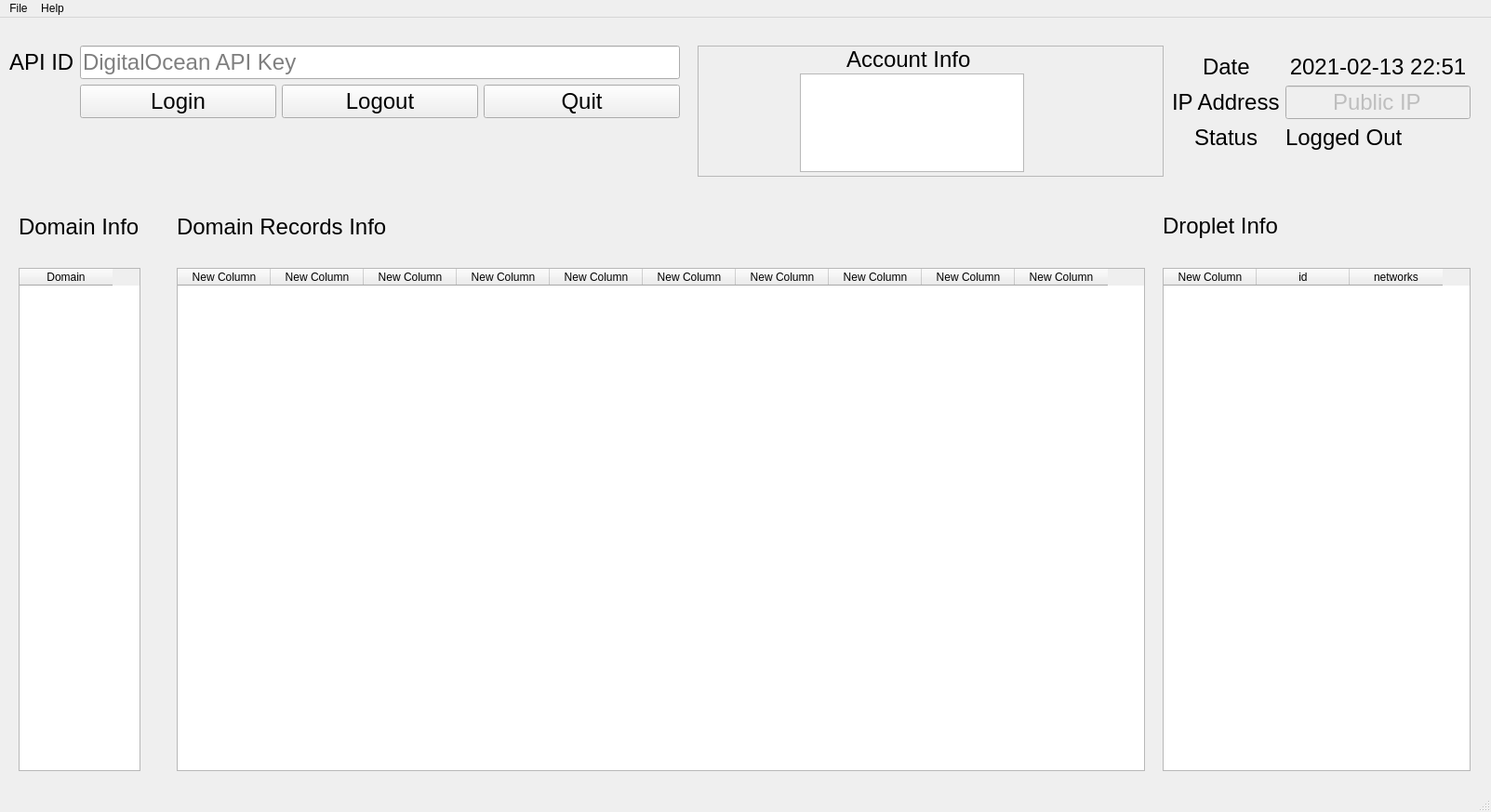
<?xml version="1.0" encoding="UTF-8"?>
<ui version="4.0">
 <class>MainWindow</class>
 <widget class="QMainWindow" name="MainWindow">
  <property name="geometry">
   <rect>
    <x>0</x>
    <y>0</y>
    <width>1603</width>
    <height>873</height>
   </rect>
  </property>
  <property name="sizePolicy">
   <sizepolicy hsizetype="Expanding" vsizetype="Expanding">
    <horstretch>0</horstretch>
    <verstretch>0</verstretch>
   </sizepolicy>
  </property>
  <property name="windowTitle">
   <string>Digital Ocean Python with PyQt5</string>
  </property>
  <widget class="QWidget" name="centralwidget">
   <widget class="QWidget" name="formLayoutWidget">
    <property name="geometry">
     <rect>
      <x>1260</x>
      <y>10</y>
      <width>321</width>
      <height>161</height>
     </rect>
    </property>
    <layout class="QFormLayout" name="formLayout">
     <property name="labelAlignment">
      <set>Qt::AlignCenter</set>
     </property>
     <property name="formAlignment">
      <set>Qt::AlignCenter</set>
     </property>
     <item row="0" column="1">
      <widget class="QLabel" name="currentDate">
       <property name="font">
        <font>
         <pointsize>18</pointsize>
        </font>
       </property>
       <property name="text">
        <string>2021-02-13 22:51</string>
       </property>
       <property name="alignment">
        <set>Qt::AlignCenter</set>
       </property>
      </widget>
     </item>
     <item row="1" column="0">
      <widget class="QLabel" name="iPAddressLabel">
       <property name="font">
        <font>
         <pointsize>18</pointsize>
        </font>
       </property>
       <property name="text">
        <string>IP Address</string>
       </property>
      </widget>
     </item>
     <item row="1" column="1">
      <widget class="QLineEdit" name="iPAddressLineEdit">
       <property name="enabled">
        <bool>false</bool>
       </property>
       <property name="font">
        <font>
         <pointsize>18</pointsize>
        </font>
       </property>
       <property name="text">
        <string>Public IP</string>
       </property>
       <property name="alignment">
        <set>Qt::AlignCenter</set>
       </property>
      </widget>
     </item>
     <item row="0" column="0">
      <widget class="QLabel" name="dateLabel">
       <property name="font">
        <font>
         <pointsize>18</pointsize>
        </font>
       </property>
       <property name="text">
        <string>Date</string>
       </property>
      </widget>
     </item>
     <item row="2" column="0">
      <widget class="QLabel" name="statusLabel">
       <property name="font">
        <font>
         <pointsize>18</pointsize>
        </font>
       </property>
       <property name="text">
        <string>Status</string>
       </property>
      </widget>
     </item>
     <item row="2" column="1">
      <widget class="QLabel" name="loginStatus">
       <property name="font">
        <font>
         <pointsize>18</pointsize>
        </font>
       </property>
       <property name="text">
        <string>Logged Out</string>
       </property>
      </widget>
     </item>
    </layout>
   </widget>
   <widget class="QWidget" name="layoutWidget">
    <property name="geometry">
     <rect>
      <x>10</x>
      <y>30</y>
      <width>721</width>
      <height>141</height>
     </rect>
    </property>
    <layout class="QFormLayout" name="formLayout_2">
     <item row="1" column="0">
      <widget class="QLabel" name="aPIIDLabel">
       <property name="font">
        <font>
         <pointsize>18</pointsize>
        </font>
       </property>
       <property name="text">
        <string>API ID</string>
       </property>
      </widget>
     </item>
     <item row="1" column="1">
      <widget class="QLineEdit" name="aPIIDLineEdit">
       <property name="enabled">
        <bool>true</bool>
       </property>
       <property name="font">
        <font>
         <pointsize>18</pointsize>
        </font>
       </property>
       <property name="autoFillBackground">
        <bool>false</bool>
       </property>
       <property name="text">
        <string/>
       </property>
       <property name="frame">
        <bool>true</bool>
       </property>
       <property name="readOnly">
        <bool>false</bool>
       </property>
       <property name="placeholderText">
        <string>DigitalOcean API Key</string>
       </property>
       <property name="clearButtonEnabled">
        <bool>false</bool>
       </property>
      </widget>
     </item>
     <item row="2" column="1">
      <layout class="QHBoxLayout" name="horizontalLayout">
       <item>
        <widget class="QPushButton" name="buttonLogin">
         <property name="enabled">
          <bool>true</bool>
         </property>
         <property name="font">
          <font>
           <pointsize>18</pointsize>
          </font>
         </property>
         <property name="text">
          <string>Login</string>
         </property>
        </widget>
       </item>
       <item>
        <widget class="QPushButton" name="buttonLogout">
         <property name="enabled">
          <bool>true</bool>
         </property>
         <property name="font">
          <font>
           <pointsize>18</pointsize>
          </font>
         </property>
         <property name="text">
          <string>Logout</string>
         </property>
        </widget>
       </item>
       <item>
        <widget class="QPushButton" name="buttonQuit">
         <property name="enabled">
          <bool>true</bool>
         </property>
         <property name="font">
          <font>
           <pointsize>18</pointsize>
          </font>
         </property>
         <property name="text">
          <string>Quit</string>
         </property>
        </widget>
       </item>
      </layout>
     </item>
    </layout>
   </widget>
   <widget class="QTableWidget" name="dropletInfo">
    <property name="geometry">
     <rect>
      <x>1250</x>
      <y>269</y>
      <width>331</width>
      <height>541</height>
     </rect>
    </property>
    <property name="sizePolicy">
     <sizepolicy hsizetype="Expanding" vsizetype="Expanding">
      <horstretch>0</horstretch>
      <verstretch>0</verstretch>
     </sizepolicy>
    </property>
    <property name="wordWrap">
     <bool>false</bool>
    </property>
    <column>
     <property name="text">
      <string>New Column</string>
     </property>
    </column>
    <column>
     <property name="text">
      <string>id</string>
     </property>
    </column>
    <column>
     <property name="text">
      <string>networks</string>
     </property>
    </column>
   </widget>
   <widget class="QLabel" name="aPIIDLabel_3">
    <property name="geometry">
     <rect>
      <x>1250</x>
      <y>209</y>
      <width>128</width>
      <height>29</height>
     </rect>
    </property>
    <property name="font">
     <font>
      <pointsize>18</pointsize>
     </font>
    </property>
    <property name="text">
     <string>Droplet Info</string>
    </property>
   </widget>
   <widget class="QLabel" name="aPIIDLabel_4">
    <property name="geometry">
     <rect>
      <x>20</x>
      <y>210</y>
      <width>131</width>
      <height>29</height>
     </rect>
    </property>
    <property name="font">
     <font>
      <pointsize>18</pointsize>
     </font>
    </property>
    <property name="text">
     <string>Domain Info</string>
    </property>
   </widget>
   <widget class="QTableWidget" name="domainInfo">
    <property name="geometry">
     <rect>
      <x>20</x>
      <y>269</y>
      <width>131</width>
      <height>541</height>
     </rect>
    </property>
    <property name="sizePolicy">
     <sizepolicy hsizetype="Expanding" vsizetype="Expanding">
      <horstretch>0</horstretch>
      <verstretch>0</verstretch>
     </sizepolicy>
    </property>
    <property name="wordWrap">
     <bool>false</bool>
    </property>
    <column>
     <property name="text">
      <string>Domain</string>
     </property>
    </column>
   </widget>
   <widget class="QTableWidget" name="tabledomainRecords">
    <property name="geometry">
     <rect>
      <x>190</x>
      <y>269</y>
      <width>1041</width>
      <height>541</height>
     </rect>
    </property>
    <property name="sizePolicy">
     <sizepolicy hsizetype="Expanding" vsizetype="Expanding">
      <horstretch>0</horstretch>
      <verstretch>0</verstretch>
     </sizepolicy>
    </property>
    <property name="wordWrap">
     <bool>false</bool>
    </property>
    <column>
     <property name="text">
      <string>New Column</string>
     </property>
    </column>
    <column>
     <property name="text">
      <string>New Column</string>
     </property>
    </column>
    <column>
     <property name="text">
      <string>New Column</string>
     </property>
    </column>
    <column>
     <property name="text">
      <string>New Column</string>
     </property>
    </column>
    <column>
     <property name="text">
      <string>New Column</string>
     </property>
    </column>
    <column>
     <property name="text">
      <string>New Column</string>
     </property>
    </column>
    <column>
     <property name="text">
      <string>New Column</string>
     </property>
    </column>
    <column>
     <property name="text">
      <string>New Column</string>
     </property>
    </column>
    <column>
     <property name="text">
      <string>New Column</string>
     </property>
    </column>
    <column>
     <property name="text">
      <string>New Column</string>
     </property>
    </column>
   </widget>
   <widget class="QLabel" name="labeldomainRecordsInfo">
    <property name="geometry">
     <rect>
      <x>190</x>
      <y>210</y>
      <width>1011</width>
      <height>29</height>
     </rect>
    </property>
    <property name="font">
     <font>
      <pointsize>18</pointsize>
     </font>
    </property>
    <property name="text">
     <string>Domain Records Info</string>
    </property>
   </widget>
   <widget class="QFrame" name="frame">
    <property name="geometry">
     <rect>
      <x>750</x>
      <y>30</y>
      <width>501</width>
      <height>141</height>
     </rect>
    </property>
    <property name="frameShape">
     <enum>QFrame::StyledPanel</enum>
    </property>
    <property name="frameShadow">
     <enum>QFrame::Raised</enum>
    </property>
    <widget class="QLabel" name="aPIIDLabel_2">
     <property name="geometry">
      <rect>
       <x>160</x>
       <y>0</y>
       <width>134</width>
       <height>29</height>
      </rect>
     </property>
     <property name="font">
      <font>
       <pointsize>18</pointsize>
      </font>
     </property>
     <property name="text">
      <string>Account Info</string>
     </property>
    </widget>
    <widget class="QTableWidget" name="accountInfo">
     <property name="geometry">
      <rect>
       <x>110</x>
       <y>30</y>
       <width>241</width>
       <height>106</height>
      </rect>
     </property>
     <property name="sizePolicy">
      <sizepolicy hsizetype="Expanding" vsizetype="Expanding">
       <horstretch>0</horstretch>
       <verstretch>0</verstretch>
      </sizepolicy>
     </property>
     <property name="focusPolicy">
      <enum>Qt::ClickFocus</enum>
     </property>
     <property name="sizeAdjustPolicy">
      <enum>QAbstractScrollArea::AdjustToContents</enum>
     </property>
     <property name="dragEnabled">
      <bool>true</bool>
     </property>
     <property name="wordWrap">
      <bool>false</bool>
     </property>
    </widget>
   </widget>
  </widget>
  <widget class="QMenuBar" name="menubar">
   <property name="geometry">
    <rect>
     <x>0</x>
     <y>0</y>
     <width>1603</width>
     <height>21</height>
    </rect>
   </property>
   <widget class="QMenu" name="menuFile">
    <property name="title">
     <string>File</string>
    </property>
    <addaction name="actionQuit"/>
   </widget>
   <widget class="QMenu" name="menuHelp">
    <property name="title">
     <string>Help</string>
    </property>
    <addaction name="actionAbout"/>
   </widget>
   <addaction name="menuFile"/>
   <addaction name="menuHelp"/>
  </widget>
  <widget class="QStatusBar" name="statusbar"/>
  <action name="actionQuit">
   <property name="text">
    <string>Quit</string>
   </property>
   <property name="shortcut">
    <string>Ctrl+Q</string>
   </property>
  </action>
  <action name="actionAbout">
   <property name="text">
    <string>About</string>
   </property>
  </action>
 </widget>
 <resources/>
 <connections>
  <connection>
   <sender>domainInfo</sender>
   <signal>currentCellChanged(int,int,int,int)</signal>
   <receiver>tabledomainRecords</receiver>
   <slot>clear()</slot>
   <hints>
    <hint type="sourcelabel">
     <x>108</x>
     <y>586</y>
    </hint>
    <hint type="destinationlabel">
     <x>899</x>
     <y>771</y>
    </hint>
   </hints>
  </connection>
  <connection>
   <sender>buttonLogout</sender>
   <signal>clicked()</signal>
   <receiver>domainInfo</receiver>
   <slot>clear()</slot>
   <hints>
    <hint type="sourcelabel">
     <x>460</x>
     <y>121</y>
    </hint>
    <hint type="destinationlabel">
     <x>113</x>
     <y>322</y>
    </hint>
   </hints>
  </connection>
  <connection>
   <sender>buttonLogout</sender>
   <signal>clicked()</signal>
   <receiver>dropletInfo</receiver>
   <slot>clear()</slot>
   <hints>
    <hint type="sourcelabel">
     <x>384</x>
     <y>122</y>
    </hint>
    <hint type="destinationlabel">
     <x>1580</x>
     <y>371</y>
    </hint>
   </hints>
  </connection>
 </connections>
</ui>
